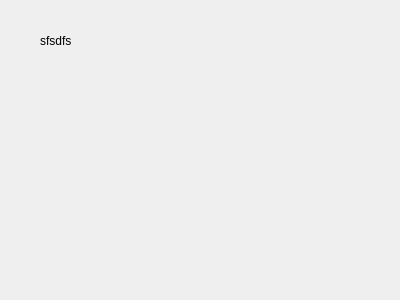
<?xml version="1.0" encoding="UTF-8"?>
<ui version="4.0">
 <class>EcranPrincipal</class>
 <widget class="QWidget" name="EcranPrincipal">
  <property name="geometry">
   <rect>
    <x>0</x>
    <y>0</y>
    <width>400</width>
    <height>300</height>
   </rect>
  </property>
  <property name="windowTitle">
   <string>Form</string>
  </property>
  <widget class="QLabel" name="labelNom">
   <property name="geometry">
    <rect>
     <x>40</x>
     <y>10</y>
     <width>281</width>
     <height>61</height>
    </rect>
   </property>
   <property name="text">
    <string>sfsdfs</string>
   </property>
  </widget>
 </widget>
 <resources/>
 <connections/>
</ui>
